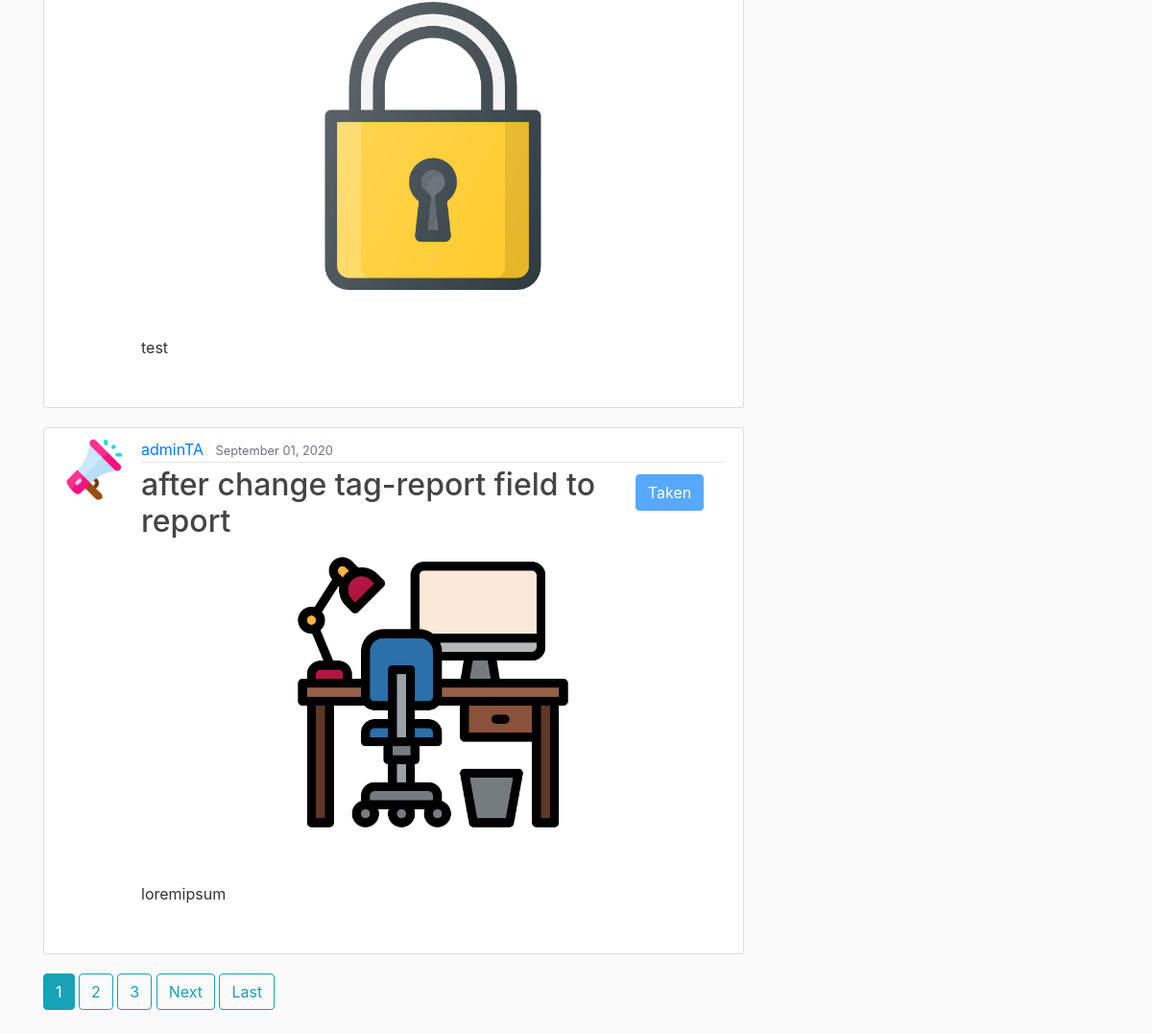
Before: /report/all (signed in, lower part) with the older database file.
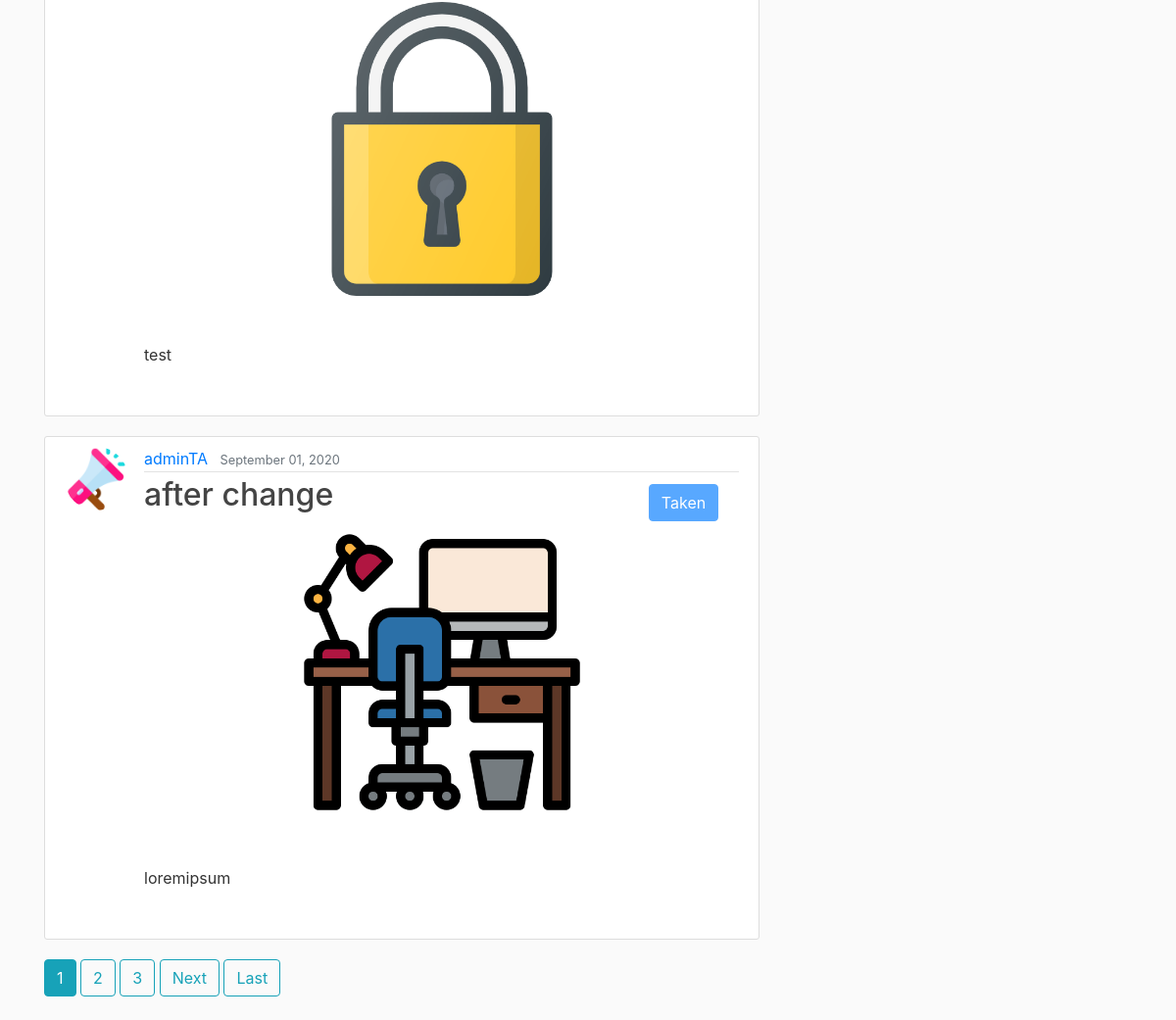
After: the same page with the newer database file.
### report/models.py (models this page shows, shortened)
class Report(models.Model):
    class Level(models.IntegerChoices):
        HIGH = 1
        MEDIUM = 2
        LOW = 3
    class TaskLevel(models.IntegerChoices):
        Task_Taken = 1
        Field_Checking = 2
        Approved = 3
        Not_Approved = 4
        Responsing = 5
        Resolved = 6
        Postponed = 7
        Failed = 8
    title = models.CharField(max_length=100, null=True)
    content = models.TextField(null=True)
    date_reported = models.DateTimeField(default=timezone.now, null=True)
    reporter = models.ForeignKey(User, on_delete=models.CASCADE, null=True)
    image = models.ImageField(upload_to='report_images', null=True)
    tag = models.ManyToManyField(Tag)
    urgency = models.IntegerField(choices=Level.choices, null=True)
    importance = models.IntegerField(choices=Level.choices, null=True)
    progress = models.IntegerField(choices=TaskLevel.choices, null=True, blank=True)
    taker = models.ForeignKey(User, on_delete=models.SET_NULL, null=True, blank=True, related_name='reporttaken_set')
    date_last_progress = models.DateTimeField(null=True, blank=True)
    progress_note = models.TextField(null=True, blank=True)

### user/models.py (models this page shows, shortened)
class Profile(models.Model):
    user = models.OneToOneField(User, on_delete=models.CASCADE, null=True)
    image = models.ImageField(default='default.jpg', upload_to='profile_pics')
    tag = models.ManyToManyField(Tag, related_name='subscriber_set')
    unit = models.ForeignKey(Unit, on_delete=models.SET_NULL, null=True, related_name='member_set')

### report/views.py (the view)
# urls.py: path('report/all', views.ReportListView.as_view(), name='all-reports'),
class ReportListView(LoginRequiredMixin, ListView):
    model = Report
    ordering = ['-date_reported__date','urgency','importance']
    paginate_by = 5

### report/templates/report/report_list.html (shortened to what this page needs)
{% extends 'base.html' %}
{% block content %}
    {% for object in object_list %}
        <article class="media content-section">
            <img class="rounded-circle article-img" src="{{ object.reporter.profile.image.url }}">
            <div class="media-body">
                <div class="article-metadata">
                    <div class="row">
                        <div class="col">
                    <a class="mr-2" href="{% url 'user-reports' object.reporter.username %}">
                        {{ object.reporter }}
                    </a>
                    <small class="text-muted">
                        {{ object.date_reported|date:"F d, Y" }}
                    </small>
                        </div>
                    </div>
                </div>
                        <div class="row">
            <div class="col">
                <h2>
                    <a class="article-title" href="{% url 'report-detail' object.id %}">
                        {{ object.title }}
                    </a>
                </h2>
            </div>
                {% if object.taker %}
                    <div class="col-2 mt-2 mr-3 ">
                        <span class="btn btn-primary mb-1 disabled" >Taken</span>
                    </div>
                {% endif %}
        </div>
                {% if object.image %}
                <div >
                    <img class="img-fluid mx-auto d-block" style="height: 300px" src="{{ object.image.url }}">
                </div>
                {% endif %}
                <p class="article-content">
                {% if object.content|length > 140 %}
                    {{ object.content|slice:140 }} ...
                {% else %}
                    {{ object.content }}
                {% endif %}
                </p>
            </div>
        </article>
    {% endfor %}
{% if is_paginated %}
{% for num in page_obj.paginator.page_range %}
{% if page_obj.number == num %}
<a class="btn btn-info mb-4" href="?page={{ num }}">{{ num }}</a>
{% elif num > page_obj.number|add:'-3' and num < page_obj.number|add:'3' %}
<a class="btn btn-outline-info mb-4" href="?page={{ num }}">{{ num }}</a>
{% endif %}
{% endfor %}
{% if page_obj.has_next %}
<a class="btn btn-outline-info mb-4" href="?page={{ page_obj.next_page_number }}">Next</a>
<a class="btn btn-outline-info mb-4" href="?page={{ page_obj.paginator.num_pages }}">Last</a>
{% endif %}
{% endif %}
{% endblock %}

Changed rows visible on the page:
changed Report "loremipsum": title "after change tag-report field to report" → "after change"
